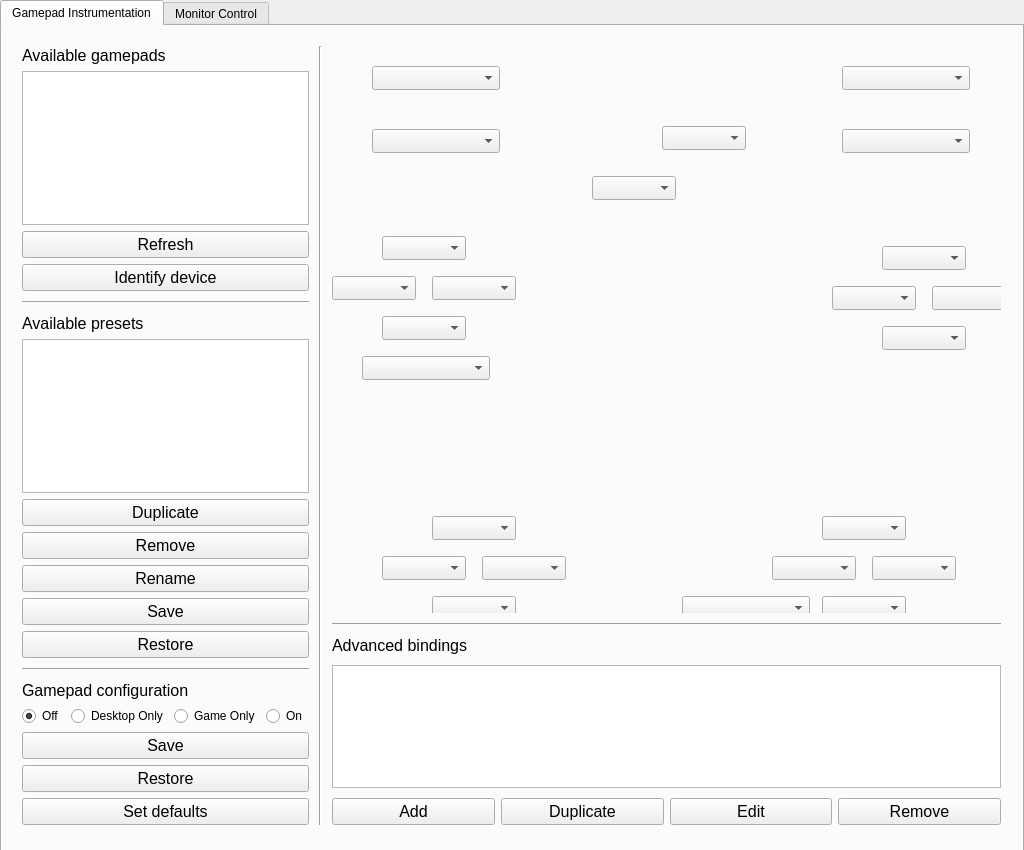
<?xml version="1.0" encoding="UTF-8"?>
<ui version="4.0">
 <class>LivingRoomToolClass</class>
 <widget class="QMainWindow" name="LivingRoomToolClass">
  <property name="geometry">
   <rect>
    <x>0</x>
    <y>0</y>
    <width>1024</width>
    <height>850</height>
   </rect>
  </property>
  <property name="windowTitle">
   <string>LivingRoomTool</string>
  </property>
  <widget class="QWidget" name="centralWidget">
   <widget class="QTabWidget" name="tabWidget">
    <property name="geometry">
     <rect>
      <x>0</x>
      <y>0</y>
      <width>1024</width>
      <height>1024</height>
     </rect>
    </property>
    <property name="sizePolicy">
     <sizepolicy hsizetype="Preferred" vsizetype="Preferred">
      <horstretch>0</horstretch>
      <verstretch>0</verstretch>
     </sizepolicy>
    </property>
    <property name="tabShape">
     <enum>QTabWidget::Rounded</enum>
    </property>
    <property name="currentIndex">
     <number>0</number>
    </property>
    <property name="iconSize">
     <size>
      <width>64</width>
      <height>64</height>
     </size>
    </property>
    <property name="elideMode">
     <enum>Qt::ElideNone</enum>
    </property>
    <widget class="QWidget" name="Tab_GamepadInstrumentation">
     <attribute name="title">
      <string>Gamepad Instrumentation</string>
     </attribute>
     <widget class="QWidget" name="horizontalLayoutWidget">
      <property name="geometry">
       <rect>
        <x>9</x>
        <y>9</y>
        <width>1001</width>
        <height>801</height>
       </rect>
      </property>
      <layout class="QHBoxLayout" name="HorLayout_Base" stretch="30,0,70">
       <property name="spacing">
        <number>10</number>
       </property>
       <item>
        <layout class="QVBoxLayout" name="VertLayout_DevPres" stretch="0,0,0,0,0">
         <property name="spacing">
          <number>10</number>
         </property>
         <property name="sizeConstraint">
          <enum>QLayout::SetDefaultConstraint</enum>
         </property>
         <item>
          <layout class="QVBoxLayout" name="VertLayout_Devices" stretch="0,0,0,0">
           <item>
            <widget class="QLabel" name="Lbl_SelectDevice">
             <property name="sizePolicy">
              <sizepolicy hsizetype="Preferred" vsizetype="Preferred">
               <horstretch>0</horstretch>
               <verstretch>0</verstretch>
              </sizepolicy>
             </property>
             <property name="font">
              <font>
               <pointsize>12</pointsize>
               <kerning>true</kerning>
              </font>
             </property>
             <property name="text">
              <string>Available gamepads</string>
             </property>
             <property name="textFormat">
              <enum>Qt::RichText</enum>
             </property>
            </widget>
           </item>
           <item>
            <widget class="QListWidget" name="List_Devices"/>
           </item>
           <item>
            <widget class="QPushButton" name="Btn_RefreshDevices">
             <property name="font">
              <font>
               <pointsize>12</pointsize>
              </font>
             </property>
             <property name="text">
              <string>Refresh</string>
             </property>
            </widget>
           </item>
           <item>
            <widget class="QPushButton" name="Btn_IdentifyDevice">
             <property name="font">
              <font>
               <pointsize>12</pointsize>
              </font>
             </property>
             <property name="text">
              <string>Identify device</string>
             </property>
            </widget>
           </item>
          </layout>
         </item>
         <item>
          <widget class="Line" name="line">
           <property name="orientation">
            <enum>Qt::Horizontal</enum>
           </property>
          </widget>
         </item>
         <item>
          <layout class="QVBoxLayout" name="VertLayout_Presets">
           <item>
            <widget class="QLabel" name="Lbl_SelectPreset">
             <property name="font">
              <font>
               <pointsize>12</pointsize>
              </font>
             </property>
             <property name="text">
              <string>Available presets</string>
             </property>
             <property name="textFormat">
              <enum>Qt::RichText</enum>
             </property>
            </widget>
           </item>
           <item>
            <widget class="QListWidget" name="List_Presets"/>
           </item>
           <item>
            <widget class="QPushButton" name="Btn_DuplicatePreset">
             <property name="font">
              <font>
               <pointsize>12</pointsize>
              </font>
             </property>
             <property name="text">
              <string>Duplicate</string>
             </property>
            </widget>
           </item>
           <item>
            <widget class="QPushButton" name="Btn_RemovePreset">
             <property name="font">
              <font>
               <pointsize>12</pointsize>
              </font>
             </property>
             <property name="text">
              <string>Remove</string>
             </property>
            </widget>
           </item>
           <item>
            <widget class="QPushButton" name="Btn_RenamePreset">
             <property name="font">
              <font>
               <pointsize>12</pointsize>
              </font>
             </property>
             <property name="text">
              <string>Rename</string>
             </property>
            </widget>
           </item>
           <item>
            <widget class="QPushButton" name="Btn_SavePreset">
             <property name="font">
              <font>
               <pointsize>12</pointsize>
              </font>
             </property>
             <property name="text">
              <string>Save</string>
             </property>
            </widget>
           </item>
           <item>
            <widget class="QPushButton" name="Btn_RestorePreset">
             <property name="font">
              <font>
               <pointsize>12</pointsize>
              </font>
             </property>
             <property name="text">
              <string>Restore</string>
             </property>
            </widget>
           </item>
          </layout>
         </item>
         <item>
          <widget class="Line" name="line_4">
           <property name="orientation">
            <enum>Qt::Horizontal</enum>
           </property>
          </widget>
         </item>
         <item>
          <layout class="QVBoxLayout" name="VertLayout_Tweaks" stretch="0,0,0,0,0">
           <item>
            <widget class="QLabel" name="Lbl_Tweaks">
             <property name="sizePolicy">
              <sizepolicy hsizetype="Preferred" vsizetype="Preferred">
               <horstretch>0</horstretch>
               <verstretch>0</verstretch>
              </sizepolicy>
             </property>
             <property name="font">
              <font>
               <pointsize>12</pointsize>
               <kerning>true</kerning>
              </font>
             </property>
             <property name="text">
              <string>Gamepad configuration</string>
             </property>
             <property name="textFormat">
              <enum>Qt::RichText</enum>
             </property>
            </widget>
           </item>
           <item>
            <layout class="QVBoxLayout" name="VertLayout_TweaksInner">
             <property name="spacing">
              <number>0</number>
             </property>
             <property name="sizeConstraint">
              <enum>QLayout::SetDefaultConstraint</enum>
             </property>
             <item>
              <layout class="QHBoxLayout" name="Tweak_Enables">
               <item>
                <widget class="QRadioButton" name="Tweak_Enables_RB_Off">
                 <property name="text">
                  <string>Off</string>
                 </property>
                 <property name="checked">
                  <bool>true</bool>
                 </property>
                 <property name="autoExclusive">
                  <bool>true</bool>
                 </property>
                </widget>
               </item>
               <item>
                <widget class="QRadioButton" name="Tweak_Enables_RB_Desktop">
                 <property name="text">
                  <string>Desktop Only</string>
                 </property>
                 <property name="autoExclusive">
                  <bool>true</bool>
                 </property>
                </widget>
               </item>
               <item>
                <widget class="QRadioButton" name="Tweak_Enables_RB_Game">
                 <property name="text">
                  <string>Game Only</string>
                 </property>
                 <property name="autoExclusive">
                  <bool>true</bool>
                 </property>
                </widget>
               </item>
               <item>
                <widget class="QRadioButton" name="Tweak_Enables_RB_On">
                 <property name="text">
                  <string>On</string>
                 </property>
                 <property name="autoExclusive">
                  <bool>true</bool>
                 </property>
                </widget>
               </item>
              </layout>
             </item>
             <item>
              <widget class="QTweakSlider" name="Tweak_Deadzone_L" native="true"/>
             </item>
             <item>
              <widget class="QTweakSlider" name="Tweak_Deadzone_R" native="true"/>
             </item>
             <item>
              <widget class="QTweakSlider" name="Tweak_Deadzone_TL" native="true"/>
             </item>
             <item>
              <widget class="QTweakSlider" name="Tweak_Deadzone_TR" native="true"/>
             </item>
             <item>
              <widget class="QTweakSlider" name="Tweak_MouseSpeed_X" native="true">
               <property name="minimumSize">
                <size>
                 <width>0</width>
                 <height>0</height>
                </size>
               </property>
              </widget>
             </item>
             <item>
              <widget class="QTweakSlider" name="Tweak_MouseSpeed_Y" native="true"/>
             </item>
            </layout>
           </item>
           <item>
            <widget class="QPushButton" name="Btn_SaveTweaks">
             <property name="font">
              <font>
               <pointsize>12</pointsize>
              </font>
             </property>
             <property name="text">
              <string>Save</string>
             </property>
            </widget>
           </item>
           <item>
            <widget class="QPushButton" name="Btn_RestoreTweaks">
             <property name="font">
              <font>
               <pointsize>12</pointsize>
              </font>
             </property>
             <property name="text">
              <string>Restore</string>
             </property>
            </widget>
           </item>
           <item>
            <widget class="QPushButton" name="Btn_DefaultTweaks">
             <property name="font">
              <font>
               <pointsize>12</pointsize>
              </font>
             </property>
             <property name="text">
              <string>Set defaults</string>
             </property>
            </widget>
           </item>
          </layout>
         </item>
        </layout>
       </item>
       <item>
        <widget class="Line" name="line_2">
         <property name="orientation">
          <enum>Qt::Vertical</enum>
         </property>
        </widget>
       </item>
       <item>
        <layout class="QVBoxLayout" name="VertLayout_EditPreset" stretch="75,0,25">
         <property name="spacing">
          <number>10</number>
         </property>
         <item>
          <widget class="QWidget" name="Widget_Gamepad" native="true">
           <property name="sizePolicy">
            <sizepolicy hsizetype="Expanding" vsizetype="Expanding">
             <horstretch>0</horstretch>
             <verstretch>0</verstretch>
            </sizepolicy>
           </property>
           <widget class="QLabel" name="Lbl_Gamepad">
            <property name="geometry">
             <rect>
              <x>0</x>
              <y>0</y>
              <width>681</width>
              <height>601</height>
             </rect>
            </property>
            <property name="text">
             <string/>
            </property>
            <property name="pixmap">
             <pixmap resource="LivingRoomTool.qrc">:/LivingRoomTool/Resources/gamepad_xb1.png</pixmap>
            </property>
            <property name="scaledContents">
             <bool>true</bool>
            </property>
           </widget>
           <widget class="QComboBox" name="Cb_Gamepad_RT">
            <property name="geometry">
             <rect>
              <x>510</x>
              <y>20</y>
              <width>128</width>
              <height>24</height>
             </rect>
            </property>
           </widget>
           <widget class="QComboBox" name="Cb_Gamepad_RB">
            <property name="geometry">
             <rect>
              <x>510</x>
              <y>83</y>
              <width>128</width>
              <height>24</height>
             </rect>
            </property>
           </widget>
           <widget class="QComboBox" name="Cb_Gamepad_LT">
            <property name="geometry">
             <rect>
              <x>40</x>
              <y>20</y>
              <width>128</width>
              <height>24</height>
             </rect>
            </property>
           </widget>
           <widget class="QComboBox" name="Cb_Gamepad_LB">
            <property name="geometry">
             <rect>
              <x>40</x>
              <y>83</y>
              <width>128</width>
              <height>24</height>
             </rect>
            </property>
           </widget>
           <widget class="QComboBox" name="Cb_Gamepad_View">
            <property name="geometry">
             <rect>
              <x>260</x>
              <y>130</y>
              <width>84</width>
              <height>24</height>
             </rect>
            </property>
           </widget>
           <widget class="QComboBox" name="Cb_Gamepad_Menu">
            <property name="geometry">
             <rect>
              <x>330</x>
              <y>80</y>
              <width>84</width>
              <height>24</height>
             </rect>
            </property>
           </widget>
           <widget class="QComboBox" name="Cb_Gamepad_RUp">
            <property name="geometry">
             <rect>
              <x>550</x>
              <y>200</y>
              <width>84</width>
              <height>24</height>
             </rect>
            </property>
           </widget>
           <widget class="QComboBox" name="Cb_Gamepad_RLeft">
            <property name="geometry">
             <rect>
              <x>500</x>
              <y>240</y>
              <width>84</width>
              <height>24</height>
             </rect>
            </property>
           </widget>
           <widget class="QComboBox" name="Cb_Gamepad_RDown">
            <property name="geometry">
             <rect>
              <x>550</x>
              <y>280</y>
              <width>84</width>
              <height>24</height>
             </rect>
            </property>
           </widget>
           <widget class="QComboBox" name="Cb_Gamepad_RRight">
            <property name="geometry">
             <rect>
              <x>600</x>
              <y>240</y>
              <width>84</width>
              <height>24</height>
             </rect>
            </property>
           </widget>
           <widget class="QComboBox" name="Cb_Gamepad_LDown">
            <property name="geometry">
             <rect>
              <x>100</x>
              <y>550</y>
              <width>84</width>
              <height>24</height>
             </rect>
            </property>
           </widget>
           <widget class="QComboBox" name="Cb_Gamepad_LLeft">
            <property name="geometry">
             <rect>
              <x>50</x>
              <y>510</y>
              <width>84</width>
              <height>24</height>
             </rect>
            </property>
           </widget>
           <widget class="QComboBox" name="Cb_Gamepad_LRight">
            <property name="geometry">
             <rect>
              <x>150</x>
              <y>510</y>
              <width>84</width>
              <height>24</height>
             </rect>
            </property>
           </widget>
           <widget class="QComboBox" name="Cb_Gamepad_LUp">
            <property name="geometry">
             <rect>
              <x>100</x>
              <y>470</y>
              <width>84</width>
              <height>24</height>
             </rect>
            </property>
           </widget>
           <widget class="QComboBox" name="Cb_Gamepad_RThumbPress">
            <property name="geometry">
             <rect>
              <x>350</x>
              <y>550</y>
              <width>128</width>
              <height>24</height>
             </rect>
            </property>
           </widget>
           <widget class="QComboBox" name="Cb_Gamepad_LThumbPress">
            <property name="geometry">
             <rect>
              <x>30</x>
              <y>310</y>
              <width>128</width>
              <height>24</height>
             </rect>
            </property>
           </widget>
           <widget class="QComboBox" name="Cb_Gamepad_LThumbDown">
            <property name="geometry">
             <rect>
              <x>50</x>
              <y>270</y>
              <width>84</width>
              <height>24</height>
             </rect>
            </property>
           </widget>
           <widget class="QComboBox" name="Cb_Gamepad_LThumbUp">
            <property name="geometry">
             <rect>
              <x>50</x>
              <y>190</y>
              <width>84</width>
              <height>24</height>
             </rect>
            </property>
           </widget>
           <widget class="QComboBox" name="Cb_Gamepad_LThumbLeft">
            <property name="geometry">
             <rect>
              <x>0</x>
              <y>230</y>
              <width>84</width>
              <height>24</height>
             </rect>
            </property>
           </widget>
           <widget class="QComboBox" name="Cb_Gamepad_LThumbRight">
            <property name="geometry">
             <rect>
              <x>100</x>
              <y>230</y>
              <width>84</width>
              <height>24</height>
             </rect>
            </property>
           </widget>
           <widget class="QComboBox" name="Cb_Gamepad_RThumbUp">
            <property name="geometry">
             <rect>
              <x>490</x>
              <y>470</y>
              <width>84</width>
              <height>24</height>
             </rect>
            </property>
           </widget>
           <widget class="QComboBox" name="Cb_Gamepad_RThumbDown">
            <property name="geometry">
             <rect>
              <x>490</x>
              <y>550</y>
              <width>84</width>
              <height>24</height>
             </rect>
            </property>
           </widget>
           <widget class="QComboBox" name="Cb_Gamepad_RThumbLeft">
            <property name="geometry">
             <rect>
              <x>440</x>
              <y>510</y>
              <width>84</width>
              <height>24</height>
             </rect>
            </property>
           </widget>
           <widget class="QComboBox" name="Cb_Gamepad_RThumbRight">
            <property name="geometry">
             <rect>
              <x>540</x>
              <y>510</y>
              <width>84</width>
              <height>24</height>
             </rect>
            </property>
           </widget>
          </widget>
         </item>
         <item>
          <widget class="Line" name="line_3">
           <property name="orientation">
            <enum>Qt::Horizontal</enum>
           </property>
          </widget>
         </item>
         <item>
          <layout class="QVBoxLayout" name="VertLayout_Specials">
           <property name="spacing">
            <number>10</number>
           </property>
           <item>
            <widget class="QLabel" name="Lbl_AdvancedBindings">
             <property name="font">
              <font>
               <pointsize>12</pointsize>
              </font>
             </property>
             <property name="text">
              <string>Advanced bindings</string>
             </property>
            </widget>
           </item>
           <item>
            <widget class="QListWidget" name="List_AdvancedBindings"/>
           </item>
           <item>
            <layout class="QHBoxLayout" name="HorLLayout_AdvancedBindingsBtns">
             <item>
              <widget class="QPushButton" name="BtnAdvancedAdd">
               <property name="font">
                <font>
                 <pointsize>12</pointsize>
                </font>
               </property>
               <property name="text">
                <string>Add</string>
               </property>
              </widget>
             </item>
             <item>
              <widget class="QPushButton" name="BtnAdvancedDuplicate">
               <property name="font">
                <font>
                 <pointsize>12</pointsize>
                </font>
               </property>
               <property name="text">
                <string>Duplicate</string>
               </property>
              </widget>
             </item>
             <item>
              <widget class="QPushButton" name="BtnAdvancedEdit">
               <property name="font">
                <font>
                 <pointsize>12</pointsize>
                </font>
               </property>
               <property name="text">
                <string>Edit</string>
               </property>
              </widget>
             </item>
             <item>
              <widget class="QPushButton" name="BtnAdvancedRemove">
               <property name="font">
                <font>
                 <pointsize>12</pointsize>
                </font>
               </property>
               <property name="text">
                <string>Remove</string>
               </property>
              </widget>
             </item>
            </layout>
           </item>
          </layout>
         </item>
        </layout>
       </item>
      </layout>
     </widget>
    </widget>
    <widget class="QWidget" name="Tab_MonitorControl">
     <attribute name="title">
      <string>Monitor Control</string>
     </attribute>
     <widget class="QPushButton" name="Btn_OfficeMode">
      <property name="geometry">
       <rect>
        <x>312</x>
        <y>50</y>
        <width>400</width>
        <height>128</height>
       </rect>
      </property>
      <property name="font">
       <font>
        <pointsize>32</pointsize>
       </font>
      </property>
      <property name="text">
       <string>Office</string>
      </property>
     </widget>
     <widget class="QPushButton" name="Btn_LivingRoomMode">
      <property name="geometry">
       <rect>
        <x>312</x>
        <y>220</y>
        <width>400</width>
        <height>128</height>
       </rect>
      </property>
      <property name="font">
       <font>
        <pointsize>32</pointsize>
       </font>
      </property>
      <property name="text">
       <string>Living Room</string>
      </property>
     </widget>
     <widget class="QPushButton" name="Btn_AllMode">
      <property name="geometry">
       <rect>
        <x>312</x>
        <y>390</y>
        <width>400</width>
        <height>128</height>
       </rect>
      </property>
      <property name="font">
       <font>
        <pointsize>32</pointsize>
       </font>
      </property>
      <property name="text">
       <string>All Monitors On</string>
      </property>
     </widget>
    </widget>
   </widget>
  </widget>
 </widget>
 <layoutdefault spacing="6" margin="11"/>
 <customwidgets>
  <customwidget>
   <class>QTweakSlider</class>
   <extends>QWidget</extends>
   <header>QTweakSlider.h</header>
   <container>1</container>
  </customwidget>
 </customwidgets>
 <resources>
  <include location="LivingRoomTool.qrc"/>
 </resources>
 <connections/>
</ui>
